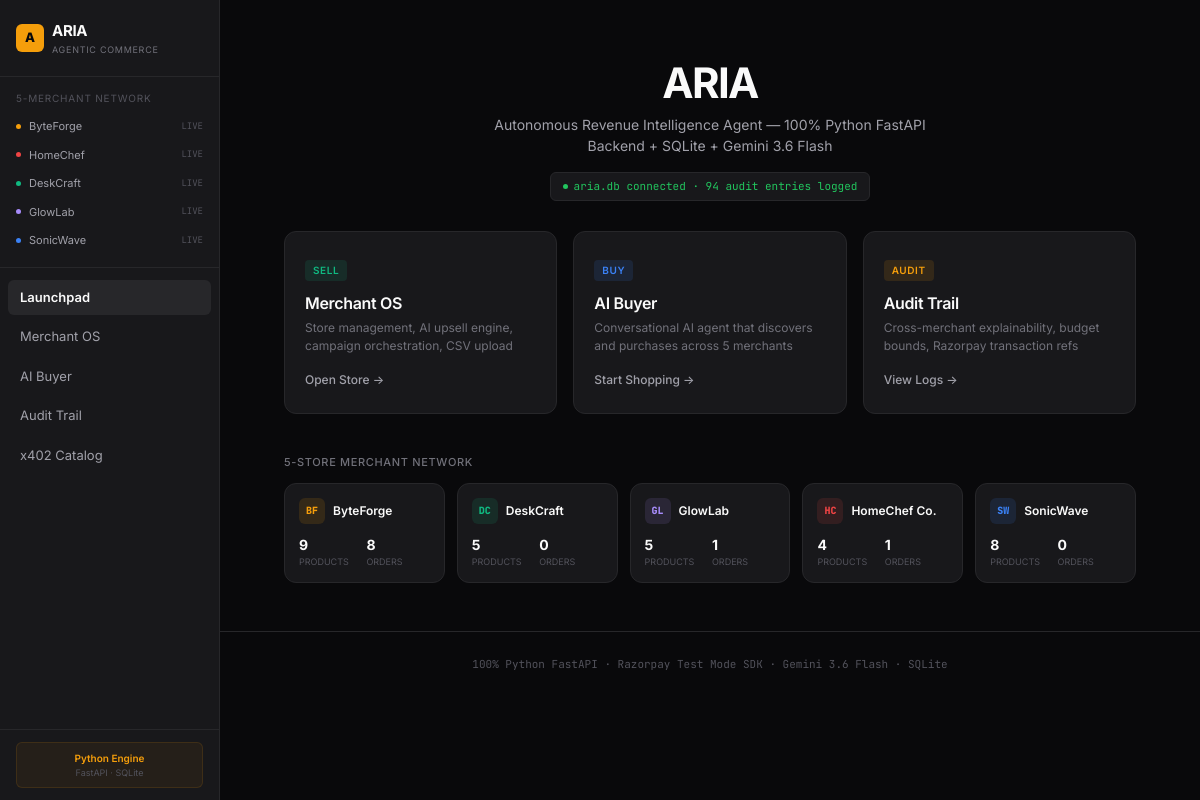
Before: / with the older database file.
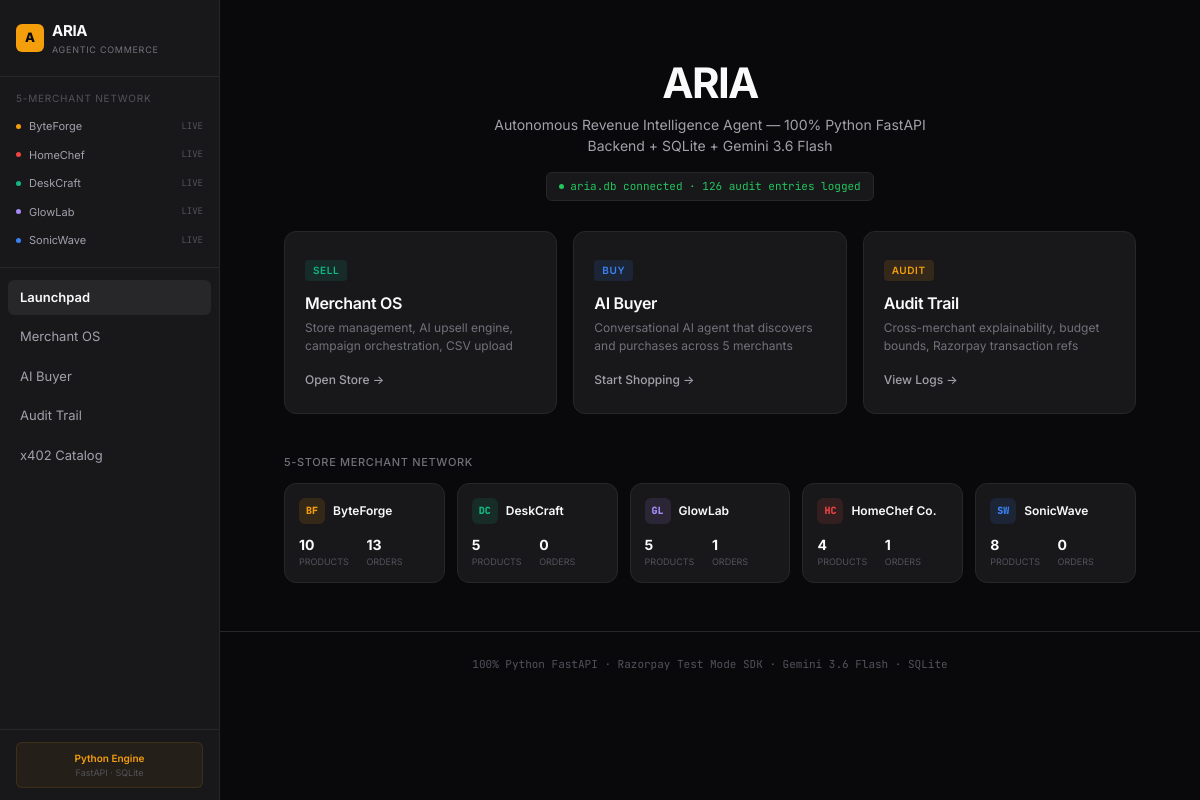
After: the same page with the newer database file.
### tables this page shows
CREATE TABLE merchants (
      id TEXT PRIMARY KEY,
      name TEXT NOT NULL,
      slug TEXT NOT NULL UNIQUE,
      category TEXT NOT NULL,
      tagline TEXT NOT NULL,
      logo TEXT NOT NULL DEFAULT '',
      color TEXT NOT NULL DEFAULT '#71717a',
      created_at TEXT NOT NULL DEFAULT (datetime('now'))
    );

### main.py (the view)
@app.get("/")
def page_launchpad(request: Request):
    merchants = get_merchants()
    enriched = []
    for m in merchants:
        orders = get_orders_by_merchant(m["id"])
        products = get_products(m["id"])
        m_copy = dict(m)
        m_copy["stats"] = {
            "productCount": len(products),
            "totalOrders": len(orders),
        }
        enriched.append(m_copy)
    stats = get_audit_stats()
    return templates.TemplateResponse("index.html", {
        "request": request,
        "active_page": "launchpad",
        "merchants": enriched,
        "audit_total": stats["total"]
    })

### templates/index.html (shortened to what this page needs)
{% extends "base.html" %}
{% block content %}
<header style="text-align: center; padding: 60px 24px 30px;">
  <h1 style="font-size: 42px; font-weight: 700; letter-spacing: -0.04em; line-height: 1.1; color: var(--zinc-50);">
    ARIA
  </h1>
  <p style="font-size: 14px; color: var(--zinc-400); margin-top: 8px; max-width: 480px; margin: 8px auto 0;">
    Autonomous Revenue Intelligence Agent — 100% Python FastAPI Backend + SQLite + Gemini 3.6 Flash
  </p>
  <div style="display: inline-flex; align-items: center; gap: 6px; margin-top: 16px; padding: 5px 12px; border-radius: 6px; font-size: 11px; font-family: var(--font-mono); background: var(--zinc-900); border: 1px solid var(--zinc-800); color: var(--status-success);">
    <span style="width: 5px; height: 5px; border-radius: 50%; background: var(--status-success);"></span>
    aria.db connected &middot; {{ audit_total }} audit entries logged
  </div>
</header>
<section style="max-width: 900px; margin: 0 auto; padding: 0 24px 40px;">
  <div style="display: grid; grid-template-columns: repeat(3, 1fr); gap: 16px;">
    <a href="/merchant" class="card" style="padding: 24px 20px; text-decoration: none; display: block; transition: all 200ms ease;">
      <div style="display: inline-block; padding: 3px 8px; border-radius: 4px; font-size: 10px; font-weight: 600; letter-spacing: 0.06em; background: rgba(16,185,129,0.12); color: #10b981; margin-bottom: 12px;">SELL</div>
      <h3 style="font-size: 16px; font-weight: 600; color: var(--zinc-50); margin-bottom: 6px;">Merchant OS</h3>
      <p style="font-size: 12px; color: var(--zinc-500); line-height: 1.5;">Store management, AI upsell engine, campaign orchestration, CSV upload</p>
      <div style="margin-top: 16px; font-size: 12px; font-weight: 500; color: var(--zinc-400);">Open Store &rarr;</div>
    </a>
    <a href="/buyer" class="card" style="padding: 24px 20px; text-decoration: none; display: block; transition: all 200ms ease;">
      <div style="display: inline-block; padding: 3px 8px; border-radius: 4px; font-size: 10px; font-weight: 600; letter-spacing: 0.06em; background: rgba(59,130,246,0.12); color: #3b82f6; margin-bottom: 12px;">BUY</div>
      <h3 style="font-size: 16px; font-weight: 600; color: var(--zinc-50); margin-bottom: 6px;">AI Buyer</h3>
      <p style="font-size: 12px; color: var(--zinc-500); line-height: 1.5;">Conversational AI agent that discovers and purchases across 5 merchants</p>
      <div style="margin-top: 16px; font-size: 12px; font-weight: 500; color: var(--zinc-400);">Start Shopping &rarr;</div>
    </a>
    <a href="/audit" class="card" style="padding: 24px 20px; text-decoration: none; display: block; transition: all 200ms ease;">
      <div style="display: inline-block; padding: 3px 8px; border-radius: 4px; font-size: 10px; font-weight: 600; letter-spacing: 0.06em; background: rgba(245,158,11,0.12); color: #f59e0b; margin-bottom: 12px;">AUDIT</div>
      <h3 style="font-size: 16px; font-weight: 600; color: var(--zinc-50); margin-bottom: 6px;">Audit Trail</h3>
      <p style="font-size: 12px; color: var(--zinc-500); line-height: 1.5;">Cross-merchant explainability, budget bounds, Razorpay transaction refs</p>
      <div style="margin-top: 16px; font-size: 12px; font-weight: 500; color: var(--zinc-400);">View Logs &rarr;</div>
    </a>
  </div>
</section>
<section style="max-width: 900px; margin: 0 auto; padding: 0 24px 48px;">
  <div style="font-size: 11px; font-weight: 500; color: var(--zinc-500); letter-spacing: 0.06em; text-transform: uppercase; margin-bottom: 12px;">
    5-Store Merchant Network
  </div>
  <div style="display: grid; grid-template-columns: repeat(5, 1fr); gap: 12px;">
    {% for m in merchants %}
    <div class="card" style="padding: 14px;">
      <div class="flex items-center gap-2" style="margin-bottom: 10px;">
        <div style="width: 26px; height: 26px; border-radius: 6px; background: {{ m.color }}20; color: {{ m.color }}; display: flex; align-items: center; justify-content: center; font-size: 10px; font-weight: 800; font-family: var(--font-mono);">
          {{ m.logo }}
        </div>
        <div>
          <div style="font-size: 12px; font-weight: 600; color: var(--zinc-50);">{{ m.name }}</div>
        </div>
      </div>
      <div style="display: grid; grid-template-columns: 1fr 1fr; gap: 4px;">
        <div>
          <div style="font-size: 14px; font-weight: 700; color: var(--zinc-50);">{{ m.stats.productCount }}</div>
          <div style="font-size: 9px; color: var(--zinc-600); text-transform: uppercase;">Products</div>
        </div>
        <div>
          <div style="font-size: 14px; font-weight: 700; color: var(--zinc-50);">{{ m.stats.totalOrders }}</div>
          <div style="font-size: 9px; color: var(--zinc-600); text-transform: uppercase;">Orders</div>
        </div>
      </div>
    </div>
    {% endfor %}
  </div>
</section>
<footer style="text-align: center; padding: 24px; border-top: 1px solid var(--zinc-800); color: var(--zinc-600); font-size: 11px; font-family: var(--font-mono);">
  <span>100% Python FastAPI</span> &middot; <span>Razorpay Test Mode SDK</span> &middot; <span>Gemini 3.6 Flash</span> &middot; <span>SQLite</span>
</footer>
{% endblock %}

### templates/base.html (shortened to what this page needs)
<!DOCTYPE html>
<html lang="en">
<head>
  <link rel="stylesheet" href="/static/css/style.css">
</head>
<body>
  <div class="layout">
    <aside class="sidebar" style="width: 220px; min-width: 220px; height: 100vh; position: sticky; top: 0; background: var(--bg-surface); border-right: var(--border-default); display: flex; flex-direction: column;">
      <div style="padding: 20px 16px; border-bottom: 1px solid var(--zinc-800);">
        <div class="flex items-center gap-2">
          <div style="width: 28px; height: 28px; border-radius: 6px; background: var(--amber-500); display: flex; align-items: center; justify-content: center; font-size: 13px; font-weight: 800; color: var(--zinc-950);">
            A
          </div>
          <div>
            <div style="font-weight: 700; font-size: 15px; letter-spacing: -0.02em; color: var(--zinc-50);">
              ARIA
            </div>
            <div style="font-size: 9px; color: var(--zinc-500); letter-spacing: 0.08em; text-transform: uppercase;">
              Agentic Commerce
            </div>
          </div>
        </div>
      </div>
      <div style="padding: 14px 16px; border-bottom: 1px solid var(--zinc-800);">
        <div style="font-size: 10px; text-transform: uppercase; letter-spacing: 0.08em; color: var(--zinc-600); margin-bottom: 8px;">
          5-Merchant Network
        </div>
        <div class="flex flex-col gap-1">
          <div class="flex items-center justify-between" style="padding: 4px 0;">
            <div class="flex items-center gap-2">
              <span style="width: 5px; height: 5px; border-radius: 50%; background: #f59e0b; display: inline-block;"></span>
              <span style="font-size: 11px; color: var(--zinc-400);">ByteForge</span>
            </div>
            <span style="font-size: 9px; color: var(--zinc-600); font-family: var(--font-mono);">LIVE</span>
          </div>
          <div class="flex items-center justify-between" style="padding: 4px 0;">
            <div class="flex items-center gap-2">
              <span style="width: 5px; height: 5px; border-radius: 50%; background: #ef4444; display: inline-block;"></span>
              <span style="font-size: 11px; color: var(--zinc-400);">HomeChef</span>
            </div>
            <span style="font-size: 9px; color: var(--zinc-600); font-family: var(--font-mono);">LIVE</span>
          </div>
          <div class="flex items-center justify-between" style="padding: 4px 0;">
            <div class="flex items-center gap-2">
              <span style="width: 5px; height: 5px; border-radius: 50%; background: #10b981; display: inline-block;"></span>
              <span style="font-size: 11px; color: var(--zinc-400);">DeskCraft</span>
            </div>
            <span style="font-size: 9px; color: var(--zinc-600); font-family: var(--font-mono);">LIVE</span>
          </div>
          <div class="flex items-center justify-between" style="padding: 4px 0;">
            <div class="flex items-center gap-2">
              <span style="width: 5px; height: 5px; border-radius: 50%; background: #a78bfa; display: inline-block;"></span>
              <span style="font-size: 11px; color: var(--zinc-400);">GlowLab</span>
            </div>
            <span style="font-size: 9px; color: var(--zinc-600); font-family: var(--font-mono);">LIVE</span>
          </div>
          <div class="flex items-center justify-between" style="padding: 4px 0;">
            <div class="flex items-center gap-2">
              <span style="width: 5px; height: 5px; border-radius: 50%; background: #3b82f6; display: inline-block;"></span>
              <span style="font-size: 11px; color: var(--zinc-400);">SonicWave</span>
            </div>
            <span style="font-size: 9px; color: var(--zinc-600); font-family: var(--font-mono);">LIVE</span>
          </div>
        </div>
      </div>
      <nav style="padding: 12px 8px; flex: 1;">
        <div class="flex flex-col gap-1">
          <a href="/" style="display: block; padding: 8px 12px; border-radius: 6px; text-decoration: none; font-size: 13px; color: {% if active_page == 'launchpad' %}var(--zinc-50){% else %}var(--zinc-400){% endif %}; background: {% if active_page == 'launchpad' %}var(--zinc-800){% else %}transparent{% endif %}; font-weight: {% if active_page == 'launchpad' %}600{% else %}400{% endif %};">Launchpad</a>
          <a href="/merchant" style="display: block; padding: 8px 12px; border-radius: 6px; text-decoration: none; font-size: 13px; color: {% if active_page == 'merchant' %}var(--zinc-50){% else %}var(--zinc-400){% endif %}; background: {% if active_page == 'merchant' %}var(--zinc-800){% else %}transparent{% endif %}; font-weight: {% if active_page == 'merchant' %}600{% else %}400{% endif %};">Merchant OS</a>
          <a href="/buyer" style="display: block; padding: 8px 12px; border-radius: 6px; text-decoration: none; font-size: 13px; color: {% if active_page == 'buyer' %}var(--zinc-50){% else %}var(--zinc-400){% endif %}; background: {% if active_page == 'buyer' %}var(--zinc-800){% else %}transparent{% endif %}; font-weight: {% if active_page == 'buyer' %}600{% else %}400{% endif %};">AI Buyer</a>
          <a href="/audit" style="display: block; padding: 8px 12px; border-radius: 6px; text-decoration: none; font-size: 13px; color: {% if active_page == 'audit' %}var(--zinc-50){% else %}var(--zinc-400){% endif %}; background: {% if active_page == 'audit' %}var(--zinc-800){% else %}transparent{% endif %}; font-weight: {% if active_page == 'audit' %}600{% else %}400{% endif %};">Audit Trail</a>
          <a href="/catalog" style="display: block; padding: 8px 12px; border-radius: 6px; text-decoration: none; font-size: 13px; color: {% if active_page == 'catalog' %}var(--zinc-50){% else %}var(--zinc-400){% endif %}; background: {% if active_page == 'catalog' %}var(--zinc-800){% else %}transparent{% endif %}; font-weight: {% if active_page == 'catalog' %}600{% else %}400{% endif %};">x402 Catalog</a>
        </div>
      </nav>
      <div style="padding: 12px 16px; border-top: 1px solid var(--zinc-800);">
        <div style="padding: 8px 10px; border-radius: 6px; background: rgba(245,158,11,0.06); border: 1px solid rgba(245,158,11,0.12); text-align: center;">
          <div style="font-size: 10px; font-weight: 600; color: var(--amber-500);">Python Engine</div>
          <div style="font-size: 9px; color: var(--zinc-600);">FastAPI &middot; SQLite</div>
        </div>
      </div>
    </aside>
    <main class="main-content">
      {% block content %}{% endblock %}
    </main>
  </div>
</body>
</html>

### static/css/style.css (style rules this page uses)
:root { --zinc-950: #09090b; --zinc-900: #18181b; --zinc-800: #27272a; --zinc-700: #3f3f46; --zinc-600: #52525b; --zinc-500: #71717a; --zinc-400: #a1a1aa; --zinc-300: #d4d4d8; --zinc-200: #e4e4e7; --zinc-100: #f4f4f5; --zinc-50: #fafafa; --amber-500: #f59e0b; --amber-400: #fbbf24; --amber-600: #d97706; --bg-base: var(--zinc-950); --bg-surface: var(--zinc-900); --bg-elevated: #1c1c20; --bg-card: var(--zinc-900); --bg-card-hover: var(--zinc-800); --bg-input: #141416; --text-primary: var(--zinc-50); --text-secondary: var(--zinc-400); --text-muted: var(--zinc-600); --border-color: var(--zinc-800); --border-default: 1px solid var(--zinc-800); --border-subtle: 1px solid rgba(255,255,255,0.04); --status-success: #22c55e; --status-failed: #ef4444; --status-blocked: #eab308; --status-pending: #3b82f6; --status-info: var(--zinc-400); --font-sans: 'Inter', -apple-system, BlinkMacSystemFont, sans-serif; --font-mono: 'JetBrains Mono', 'Fira Code', monospace; --radius-sm: 6px; --radius-md: 8px; --radius-lg: 12px; --radius-full: 9999px; --transition-fast: 120ms ease; --transition-base: 200ms ease; }
*, *::before, *::after { box-sizing: border-box; margin: 0; padding: 0; }
html { -webkit-font-smoothing: antialiased; -moz-osx-font-smoothing: grayscale; }
body { font-family: var(--font-sans); background: var(--bg-base); color: var(--text-primary); line-height: 1.5; min-height: 100vh; }
h1, h2, h3, h4, h5, h6 { font-weight: 600; line-height: 1.3; letter-spacing: -0.02em; }
a { color: inherit; text-decoration: none; }
.layout { display: flex; min-height: 100vh; }
.sidebar { width: 220px; min-width: 220px; height: 100vh; position: sticky; top: 0; background: var(--bg-surface); border-right: var(--border-default); display: flex; flex-direction: column; overflow-y: auto; }
.main-content { flex: 1; min-height: 100vh; overflow-x: hidden; }
.card { background: var(--bg-card); border: var(--border-default); border-radius: var(--radius-lg); }
.flex { display: flex; }
.flex-col { flex-direction: column; }
.items-center { align-items: center; }
.justify-between { justify-content: space-between; }
.gap-1 { gap: 4px; }
.gap-2 { gap: 8px; }

Changed rows visible on the page:
changed merchants "ByteForge": stats.productCount "9" → "10"; stats.totalOrders "8" → "13"
Other visible differences:
{{ audit_total }}: "94" → "126"
